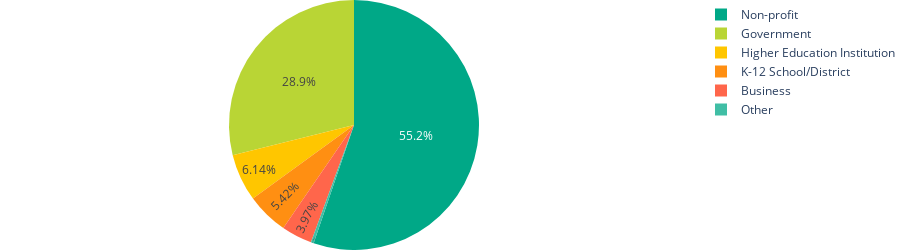

Write notebook code for a chart like this one.
### Code cell
df_o = orgs
def make_groupby_pie_chart(filter_df, df, col, textinfo = None, group = 'Organization', color_scale = eco_color,showlegend=False ):    
    pie_df = pd.DataFrame(df.groupby(col)[group].count())
#     print(pie_df)
    terms_df = get_display_terms(filter_df, 'Organizations', col)
#     print(terms_df)
    pie_df = pie_df.join(terms_df)
    print(pie_df)
    pie_df.reset_index(level=0, inplace=True)
    fig = px.pie(pie_df, values=group, names=pie_df['display_term'], color_discrete_sequence=color_scale)
    fig.update_traces(textposition='inside', textinfo=textinfo)
    fig.update_layout(showlegend=showlegend,height=250,   margin=dict(l=20, r=20, t=0, b=0)) 
    return fig

make_groupby_pie_chart(d_filter, df_o,'Sector',showlegend=True)

### Figure 1 — Plotly figure (JSON) as saved in the notebook; plotly's stock layout.template omitted (floating-point values rounded to 4 significant figures)
{"data": [{"domain": {"x": [0, 1], "y": [0, 1]}, "hovertemplate": "display_term=%{label}<br>Organization=%{value}<extra></extra>", "labels": ["Business", "Government", "Higher Education Institution", "K-12 School/District", "Non-profit", "Other"], "legendgroup": "", "name": "", "showlegend": true, "textposition": "inside", "type": "pie", "values": [11, 80, 17, 15, 153, 1]}], "layout": {"height": 250, "legend": {"tracegroupgap": 0}, "margin": {"b": 0, "l": 20, "r": 20, "t": 0}, "piecolorway": ["#00A887", "#B9D535", "#FFC600", "#FF8F12", "#FF664B", "#40BEA5", "#CBE068", "#FFC400", "#FFAB4D", "#FF8C78", "#80D4C3", "#DCEA9A", "#FFE380", "#FFC789", "#FFB3A5"], "showlegend": true}}
